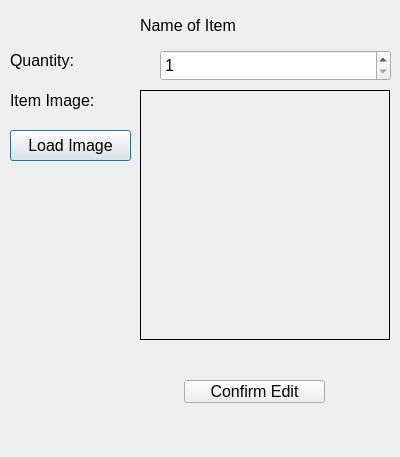
<?xml version="1.0" encoding="UTF-8"?>
<ui version="4.0">
 <class>UpdateItemDialog</class>
 <widget class="QDialog" name="UpdateItemDialog">
  <property name="geometry">
   <rect>
    <x>0</x>
    <y>0</y>
    <width>400</width>
    <height>457</height>
   </rect>
  </property>
  <property name="windowTitle">
   <string>Update Item</string>
  </property>
  <widget class="QLabel" name="lblItemName">
   <property name="geometry">
    <rect>
     <x>140</x>
     <y>10</y>
     <width>121</width>
     <height>31</height>
    </rect>
   </property>
   <property name="font">
    <font>
     <pointsize>12</pointsize>
    </font>
   </property>
   <property name="text">
    <string>Name of Item</string>
   </property>
  </widget>
  <widget class="QLabel" name="label">
   <property name="geometry">
    <rect>
     <x>10</x>
     <y>50</y>
     <width>131</width>
     <height>21</height>
    </rect>
   </property>
   <property name="font">
    <font>
     <pointsize>12</pointsize>
    </font>
   </property>
   <property name="text">
    <string>Quantity:</string>
   </property>
  </widget>
  <widget class="QSpinBox" name="sbQuantity">
   <property name="geometry">
    <rect>
     <x>160</x>
     <y>50</y>
     <width>231</width>
     <height>31</height>
    </rect>
   </property>
   <property name="font">
    <font>
     <pointsize>12</pointsize>
    </font>
   </property>
   <property name="minimum">
    <number>1</number>
   </property>
   <property name="maximum">
    <number>1000</number>
   </property>
  </widget>
  <widget class="QLabel" name="label_2">
   <property name="geometry">
    <rect>
     <x>10</x>
     <y>90</y>
     <width>131</width>
     <height>21</height>
    </rect>
   </property>
   <property name="font">
    <font>
     <pointsize>12</pointsize>
    </font>
   </property>
   <property name="text">
    <string>Item Image:</string>
   </property>
  </widget>
  <widget class="QLabel" name="lblImage">
   <property name="geometry">
    <rect>
     <x>140</x>
     <y>90</y>
     <width>250</width>
     <height>250</height>
    </rect>
   </property>
   <property name="frameShape">
    <enum>QFrame::Panel</enum>
   </property>
   <property name="text">
    <string/>
   </property>
  </widget>
  <widget class="QPushButton" name="btnLoadItemImage">
   <property name="geometry">
    <rect>
     <x>10</x>
     <y>130</y>
     <width>121</width>
     <height>31</height>
    </rect>
   </property>
   <property name="font">
    <font>
     <pointsize>12</pointsize>
    </font>
   </property>
   <property name="text">
    <string>Load Image</string>
   </property>
  </widget>
  <widget class="QPushButton" name="btnConfirmEdit">
   <property name="geometry">
    <rect>
     <x>184</x>
     <y>380</y>
     <width>141</width>
     <height>23</height>
    </rect>
   </property>
   <property name="font">
    <font>
     <pointsize>12</pointsize>
    </font>
   </property>
   <property name="text">
    <string>Confirm Edit</string>
   </property>
  </widget>
 </widget>
 <resources/>
 <connections/>
</ui>
